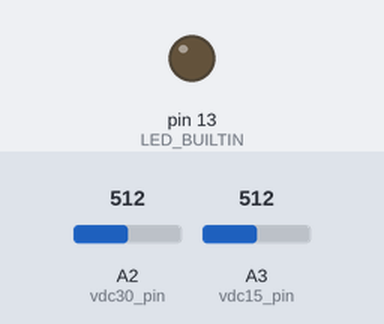
A sketch run on a simulated Arduino Uno, built with avr-gcc and run on an emulated ATmega328P. On the bench: output pins drawn as LEDs (lit = HIGH). The test bench sets the inputs (shaded band); at power-on: A2 (vdc30_pin) = 512, A3 (vdc15_pin) = 512. What the sketch prints to the serial monitor is not drawn.

Above: at 0.1 s.
Timing chart, 0 to 1.6 s (numbered marks = the images above):
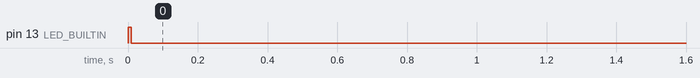

Measured:
- by itself, pin 13 (LED_BUILTIN): LOW → HIGH at 0.00 s, → LOW 0.01 s later

The sketch:

MagibuxMonitoring.ino
```cpp
int vdc30_pin = A2;
int vdc15_pin = A3;

float vdc30_r1 = 110000.0;  // 30 VDC max.
float vdc30_r2 = 22000.0;

float vdc15_r1 = 200000.0;  // 15 VDC max.
float vdc15_r2 = 100000.0;

void setup() {
  Serial.begin(9600);
  Serial.println("init: magibux hardware monitoring");

  pinMode(LED_BUILTIN, OUTPUT);
}

float voltage_read(int source, float r1, float r2) {
   float value = analogRead(source);
   float vout = (value * 5.0) / 1024.0;
   float vin = vout / (r2 / (r1 + r2));

   return vin;
}

void loop() {
  digitalWrite(LED_BUILTIN, HIGH);

  float voltage30 = voltage_read(vdc30_pin, vdc30_r1, vdc30_r2);
  Serial.print("input 30v: ");
  Serial.print(voltage30);
  Serial.println(" v");

  float voltage15 = voltage_read(vdc15_pin, vdc15_r1, vdc15_r2);
  Serial.print("input 15v: ");
  Serial.print(voltage15);
  Serial.println(" v");

  digitalWrite(LED_BUILTIN, LOW);

  delay(100);
}
```
